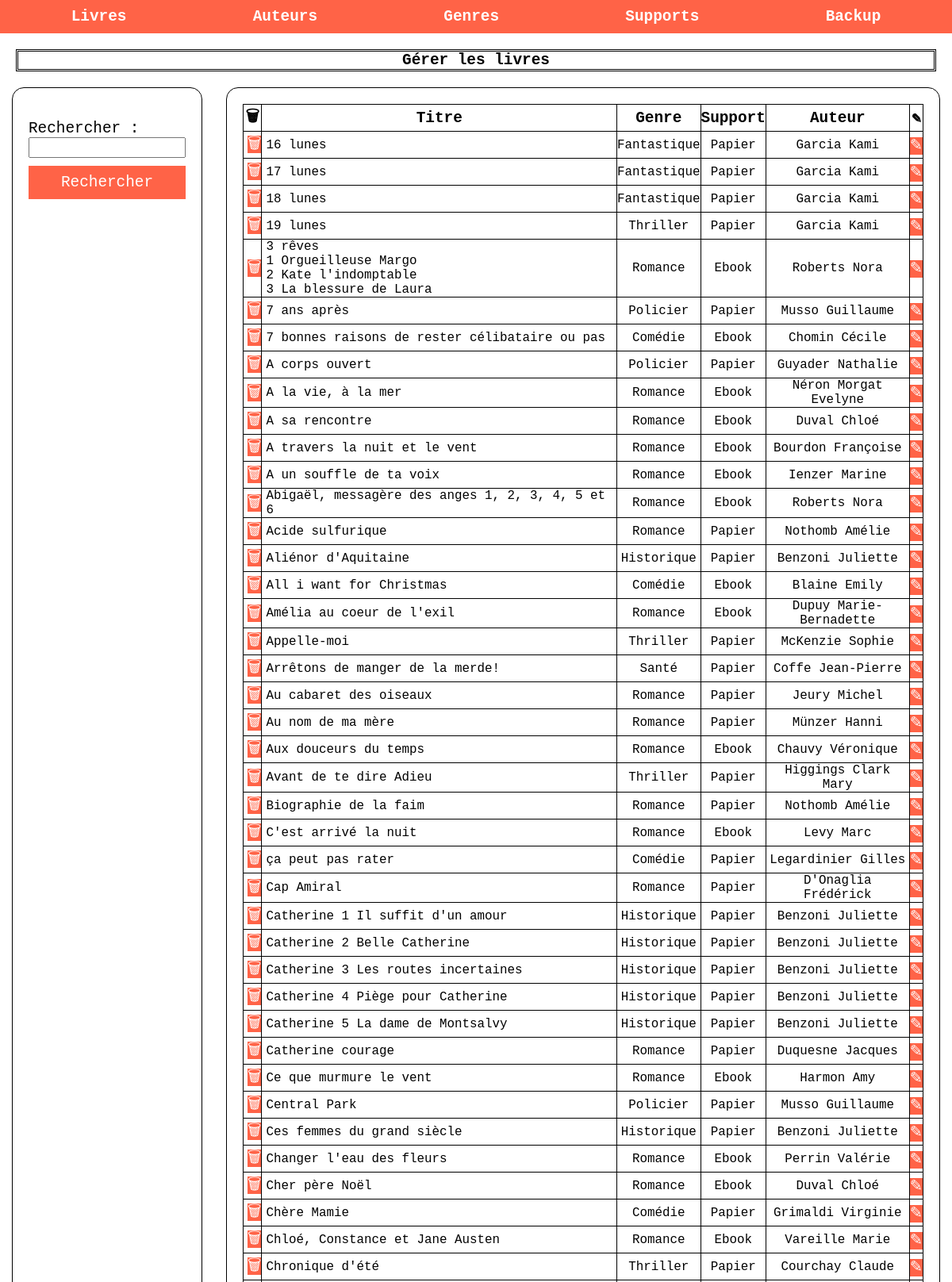
The page /?section=livre&action=voir (upper part) on the database its author committed.
### tables this page shows
CREATE TABLE `livre` (
  `livre_id` int(11) NOT NULL,
  `titre` varchar(500) NOT NULL,
  `fk_auteur` int(11) NOT NULL,
  `fk_genre` int(11) NOT NULL,
  `fk_support` int(11) NOT NULL
);

CREATE TABLE `genre` (
  `genre_id` int(11) NOT NULL,
  `nom` varchar(50) NOT NULL
);

CREATE TABLE `support` (
  `support_id` int(11) NOT NULL,
  `nom` varchar(50) NOT NULL
);

### index.php (called while the page is built, shortened)
<?php
    include("views/html/header.php");
    include("views/html/menu.php");
    include("controllers/router.php");
    include("views/html/footer.php");
?>

### controllers/livre/voir.php (called while the page is built, shortened)
<?php
$db = connexion();
$requete= "select l.livre_id, l.titre, g.nom as genre, s.nom as support, CONCAT(a.nom ,' ', a.prenom) as auteur2 from livre l JOIN auteur a ON l.fk_auteur = a.auteur_id JOIN genre g ON l.fk_genre = g.genre_id JOIN support s ON l.fk_support = s.support_id ORDER BY l.titre";
$stmt = $db->prepare($requete);
$stmt->execute(
    array(
    )
);
$livres = $stmt->fetchAll();
include("views/livre/voir.php");
?>

### views/livre/voir.php (the view, shortened to what this page needs)
<h2>Gérer les livres</h2>
<div class="flex row sa">
    <div id="gauche">
        <form method="post">
            <div class="flex col">
                <div class="flex col">
                    <label for="mot">Rechercher : </label>
                    <input type="text" name="mot" id="mot">
                </div>
                <input type="button" value="Rechercher" id="btn_search">
            </div>
        </form>
    </div>
    <div id="droite">
        <table>
            <thead>
            <tr>
                <th>🗑</th>
                <th>Titre</th>
                <th>Genre</th>
                <th>Support</th>
                <th>Auteur</th>
                <th>✎</th>
            </tr>
            </thead>
            <tbody>
            <?php
            if(count($livres) > 0){
                foreach($livres as $livre){
                    echo "<tr>";
                    echo "<td><a class='btn' href='?section=livre&action=supprimer&id=".$livre["livre_id"]."'>🗑</a>";
                    echo "<td>" . nl2br($livre["titre"]) . "</td>";
                    echo "<td>" . $livre["genre"] . "</td>";
                    echo "<td>" . $livre["support"] . "</td>";
                    echo "<td>" . $livre["auteur2"] . "</td>";
                    echo "<td><a class='btn' href='?section=livre&action=modifier&id=".$livre["livre_id"]."'>✎</a>";
                    echo "</tr>";
                }
            }
            else {
                if(strlen($message) == 0){
                    $message = "Il n'y a pas de livres";
                }
            }
            ?>
             </tbody>
        </table>
    </div>
    </div>

### views/html/header.php (shortened to what this page needs)
<!DOCTYPE html>
<html lang="en">
<head>
    <link rel="stylesheet" href="public/css/style.css">
</head>
<body>

### views/html/menu.php (shortened to what this page needs)
<nav>
    <div class="dropdown">
        <a href="?section=livre&action=voir">Livres</a>
    </div>
    <div class="dropdown">
        <a href="?section=auteur&action=voir">Auteurs</a>
    </div>
    <div class="dropdown">
        <a href="?section=genre&action=voir">Genres</a>
    </div>
    <div class="dropdown">
        <a href="?section=support&action=voir">Supports</a>
    </div>
    <p><a href="?section=backup&action=voir">Backup</a></p>
</nav>

### controllers/router.php (shortened to what this page needs)
<?php
    $tab = [
        "livre" => ["search_auteur", "search_titre","voir", "ajouter", "modifier", "supprimer"],
        "auteur" => ["voir", "ajouter", "modifier", "supprimer"],
        "genre" => ["voir", "ajouter", "modifier", "supprimer"],
        "support" => ["voir", "ajouter", "modifier", "supprimer"],
        "backup" => ["voir"]
    ];
    if(isset($_GET["section"], $_GET["action"])){
        $section = $_GET["section"];
        $action = $_GET["action"];
        if(array_key_exists($section, $tab)){
            if(in_array($action,$tab[$section])){
                include("controllers/$section/$action.php");
            }
            else {
                include("views/error/404.php");
            }
        }
        else {
            include("views/error/404.php");
        }
    }
    else {
        include("controllers/livre/search_auteur.php");
    }
?>

### public/css/style.css (style rules this page uses)
* { margin:0; padding:0; box-sizing: border-box; font-family: monospace; font-size: 1.1rem }
table, td, th { border: 1px solid black; }
td { font-size: 0.9rem; }
td, th { text-align: center; }
td:nth-of-type(2), td:first-of-type { text-align: left; padding-left: 5px; }
table { border-collapse: collapse; width: 100%; }
.flex { display: flex; }
.row { flex-direction: row; }
.col { flex-direction: column; }
.sa { justify-content: space-around; }
#gauche, #droite { border: 1px solid black; border-radius: 15px; padding: 20px; }
#gauche { width: 20%; }
#droite { width: 75%; }
h1,h2 { text-align: center; margin: 20px; border : 3px black double; }
nav { display: flex; flex-direction: row; justify-content: space-around; width: 100%; background-color: tomato; padding : 10px; }
nav a { color: white; font-weight: bolder; text-decoration: none; }
.dropdown { position: relative; display: inline-block; }
form div { margin : 10px 0; }
form input[type=submit], input[type=button] { width: 100%; background-color: tomato; border:none; padding : 10px; color : white; }
.btn { width: 100%; background-color: tomato; border:none; text-decoration: none; color : white; }

### rows shown on the page
livre: titre "16 lunes", fk_genre.nom "Fantastique", fk_support.nom "Papier", auteur2 "Garcia Kami"
livre: titre "17 lunes", fk_genre.nom "Fantastique", fk_support.nom "Papier", auteur2 "Garcia Kami"
livre: titre "18 lunes", fk_genre.nom "Fantastique", fk_support.nom "Papier", auteur2 "Garcia Kami"
livre: titre "19 lunes", fk_genre.nom "Thriller", fk_support.nom "Papier", auteur2 "Garcia Kami"
livre: titre "3 rêves 1 Orgueilleuse Margo 2 Kate l'indomptable 3 La blessure de Laura", fk_genre.nom "Romance", fk_support.nom "Ebook", auteur2 "Roberts Nora"
livre: titre "7 ans après", fk_genre.nom "Policier", fk_support.nom "Papier", auteur2 "Musso Guillaume"
livre: titre "7 bonnes raisons de rester célibataire ou pas", fk_genre.nom "Comédie", fk_support.nom "Ebook", auteur2 "Chomin Cécile"
livre: titre "A corps ouvert", fk_genre.nom "Policier", fk_support.nom "Papier", auteur2 "Guyader Nathalie"
livre: titre "A la vie, à la mer", fk_genre.nom "Romance", fk_support.nom "Ebook", auteur2 "Néron Morgat Evelyne"
livre: titre "A sa rencontre", fk_genre.nom "Romance", fk_support.nom "Ebook", auteur2 "Duval Chloé"
livre: titre "A travers la nuit et le vent", fk_genre.nom "Romance", fk_support.nom "Ebook", auteur2 "Bourdon Françoise"
livre: titre "A un souffle de ta voix", fk_genre.nom "Romance", fk_support.nom "Ebook", auteur2 "Ienzer Marine"
livre: titre "Abigaël, messagère des anges 1, 2, 3, 4, 5 et 6", fk_genre.nom "Romance", fk_support.nom "Ebook", auteur2 "Roberts Nora"
livre: titre "Acide sulfurique", fk_genre.nom "Romance", fk_support.nom "Papier", auteur2 "Nothomb Amélie"
livre: titre "Aliénor d'Aquitaine", fk_genre.nom "Historique", fk_support.nom "Papier", auteur2 "Benzoni Juliette"
livre: titre "All i want for Christmas", fk_genre.nom "Comédie", fk_support.nom "Ebook", auteur2 "Blaine Emily"
livre: titre "Amélia au coeur de l'exil", fk_genre.nom "Romance", fk_support.nom "Ebook", auteur2 "Dupuy Marie-Bernadette"
livre: titre "Appelle-moi", fk_genre.nom "Thriller", fk_support.nom "Papier", auteur2 "McKenzie Sophie"
livre: titre "Arrêtons de manger de la merde!", fk_genre.nom "Santé", fk_support.nom "Papier", auteur2 "Coffe Jean-Pierre"
livre: titre "Au cabaret des oiseaux", fk_genre.nom "Romance", fk_support.nom "Papier", auteur2 "Jeury Michel"
livre: titre "Au nom de ma mère", fk_genre.nom "Romance", fk_support.nom "Papier", auteur2 "Münzer Hanni"
livre: titre "Aux douceurs du temps", fk_genre.nom "Romance", fk_support.nom "Ebook", auteur2 "Chauvy Véronique"
livre: titre "Avant de te dire Adieu", fk_genre.nom "Thriller", fk_support.nom "Papier", auteur2 "Higgings Clark Mary"
livre: titre "Biographie de la faim", fk_genre.nom "Romance", fk_support.nom "Papier", auteur2 "Nothomb Amélie"
livre: titre "C'est arrivé la nuit", fk_genre.nom "Romance", fk_support.nom "Ebook", auteur2 "Levy Marc"
livre: titre "ça peut pas rater", fk_genre.nom "Comédie", fk_support.nom "Papier", auteur2 "Legardinier Gilles"
livre: titre "Cap Amiral", fk_genre.nom "Romance", fk_support.nom "Papier", auteur2 "D'Onaglia Frédérick"
livre: titre "Catherine 1 Il suffit d'un amour", fk_genre.nom "Historique", fk_support.nom "Papier", auteur2 "Benzoni Juliette"
livre: titre "Catherine 2 Belle Catherine", fk_genre.nom "Historique", fk_support.nom "Papier", auteur2 "Benzoni Juliette"
livre: titre "Catherine 3 Les routes incertaines", fk_genre.nom "Historique", fk_support.nom "Papier", auteur2 "Benzoni Juliette"
livre: titre "Catherine 4 Piège pour Catherine", fk_genre.nom "Historique", fk_support.nom "Papier", auteur2 "Benzoni Juliette"
livre: titre "Catherine 5 La dame de Montsalvy", fk_genre.nom "Historique", fk_support.nom "Papier", auteur2 "Benzoni Juliette"
livre: titre "Catherine courage", fk_genre.nom "Romance", fk_support.nom "Papier", auteur2 "Duquesne Jacques"
livre: titre "Ce que murmure le vent", fk_genre.nom "Romance", fk_support.nom "Ebook", auteur2 "Harmon Amy"
livre: titre "Central Park", fk_genre.nom "Policier", fk_support.nom "Papier", auteur2 "Musso Guillaume"
livre: titre "Ces femmes du grand siècle", fk_genre.nom "Historique", fk_support.nom "Papier", auteur2 "Benzoni Juliette"
livre: titre "Changer l'eau des fleurs", fk_genre.nom "Romance", fk_support.nom "Ebook", auteur2 "Perrin Valérie"
livre: titre "Cher père Noël", fk_genre.nom "Romance", fk_support.nom "Ebook", auteur2 "Duval Chloé"
livre: titre "Chère Mamie", fk_genre.nom "Comédie", fk_support.nom "Papier", auteur2 "Grimaldi Virginie"
livre: titre "Chloé, Constance et Jane Austen", fk_genre.nom "Romance", fk_support.nom "Ebook", auteur2 "Vareille Marie"
livre: titre "Chronique d'été", fk_genre.nom "Thriller", fk_support.nom "Papier", auteur2 "Courchay Claude"
